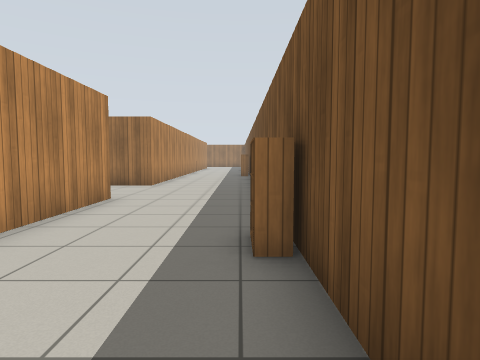
View 1 (above)

24 first-person views from a walk through a world built for the Gazebo simulator. The camera is 1 m above the floor, tilts 4° down and sees 75° across. The floor is counted in squares, 1 m on a side. Each view is taken from the middle of a square. On the plan, view 1 faces up. The plan holds only what a view shows up to about 12 squares ahead; the rest is blank. Simple patterns stand in for the simulator's built-in surfaces.

View 2
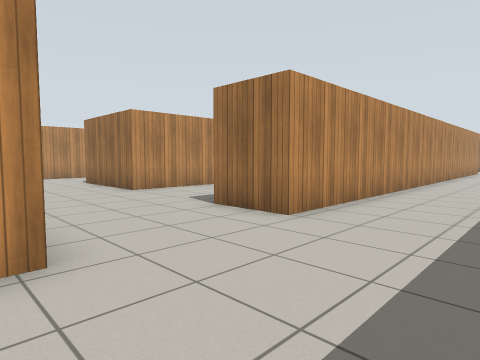

View 3
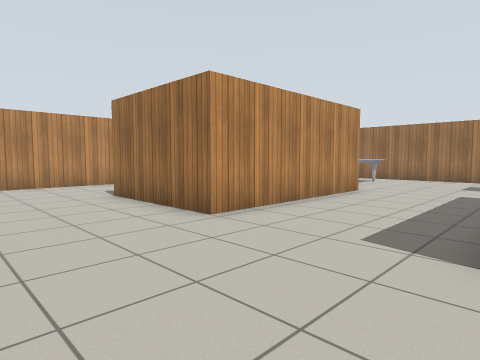

View 4
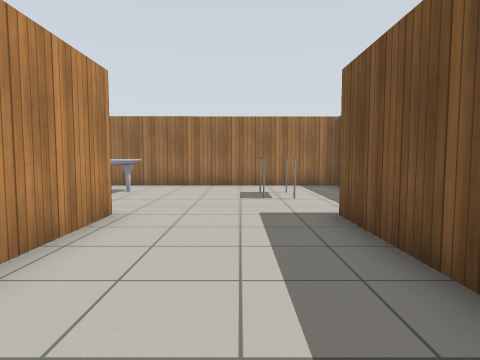

View 5
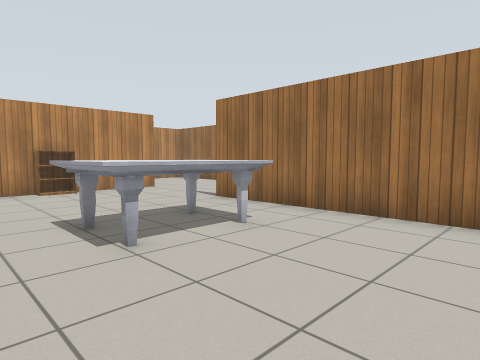

View 6
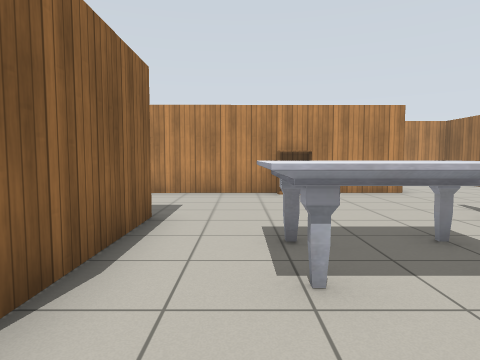

View 7
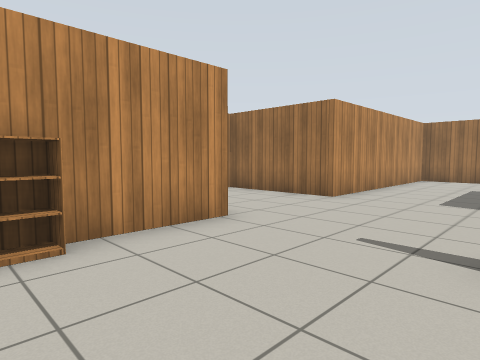

View 8
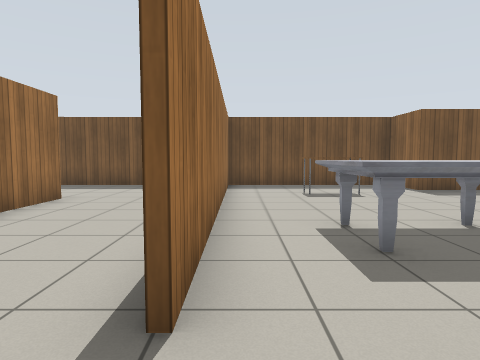

View 9
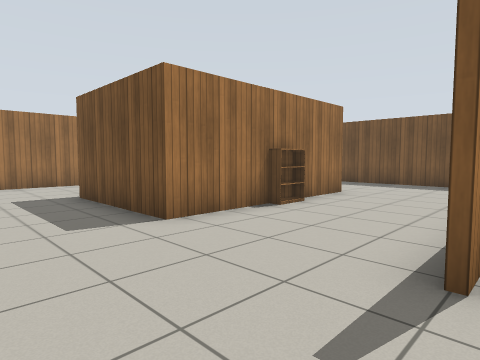

View 10
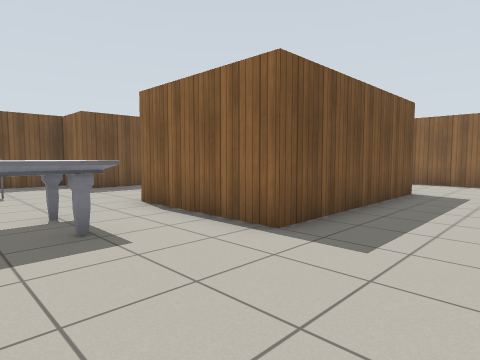

View 11
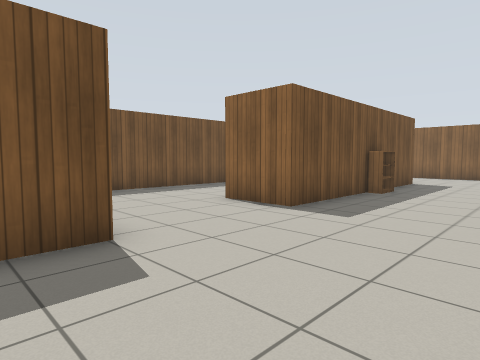

View 12
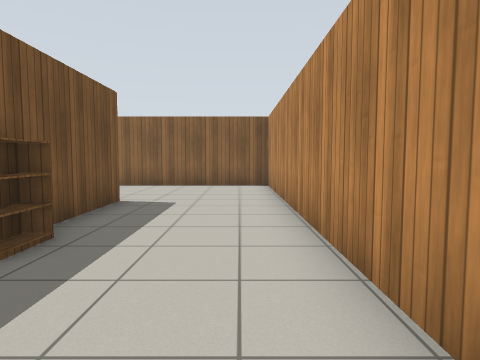

View 13
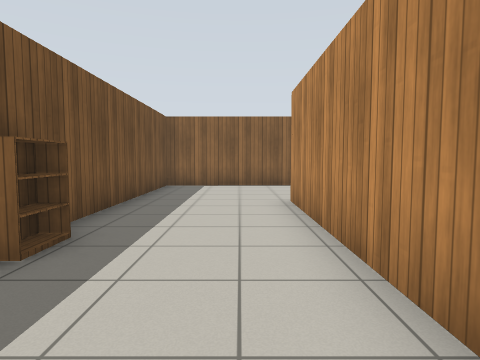

View 14
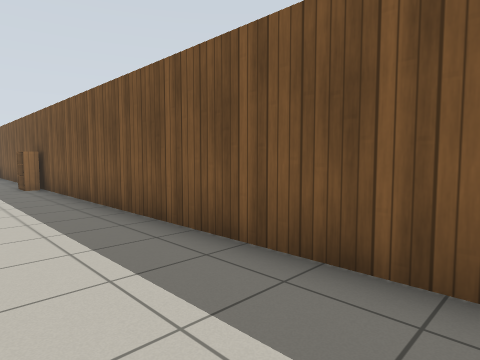

View 15
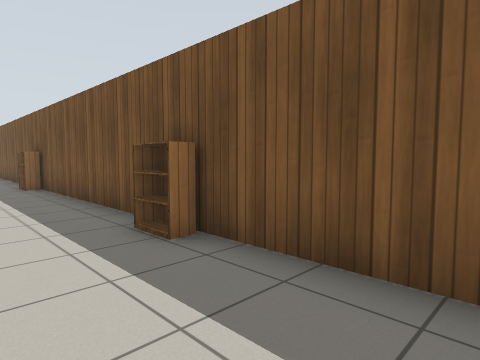

View 16
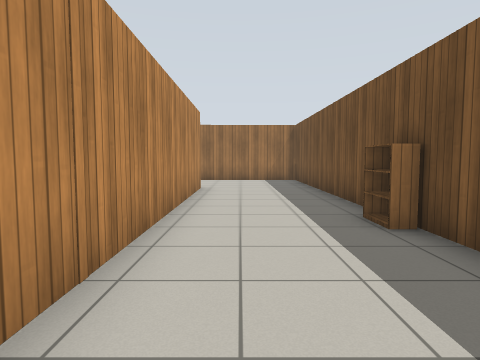

View 17
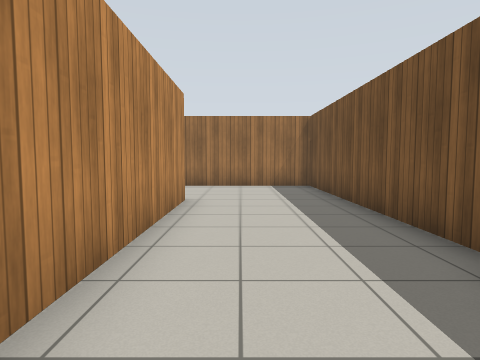

View 18
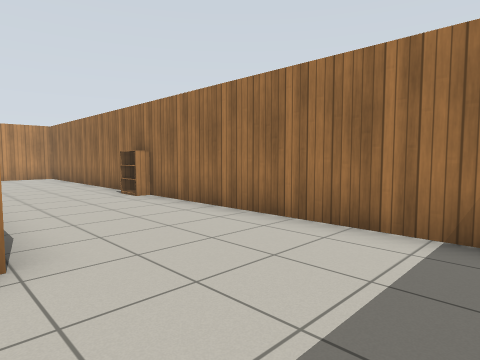

View 19
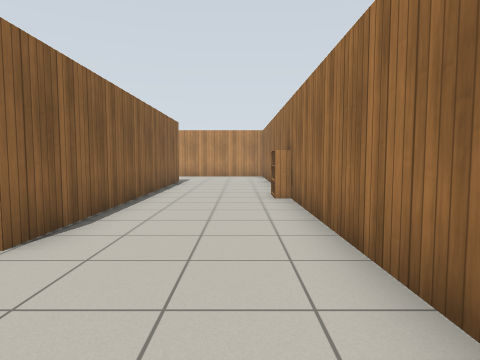

View 20
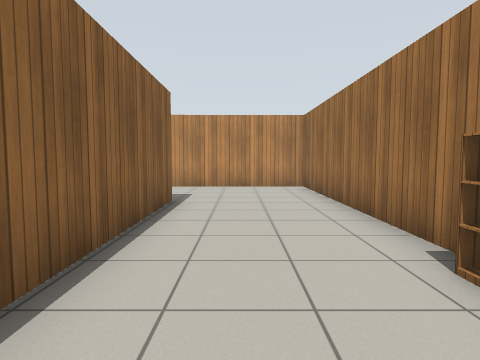

View 21
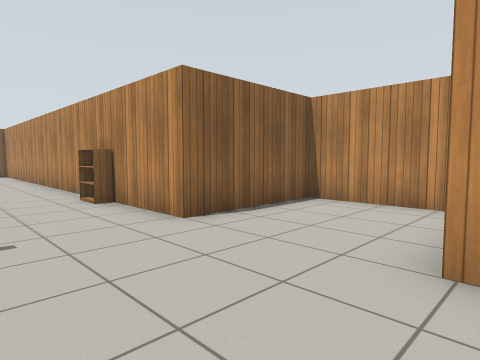

View 22
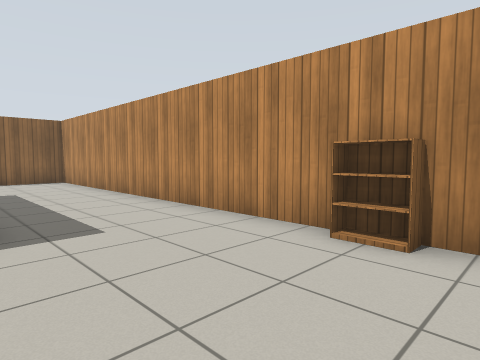

View 23
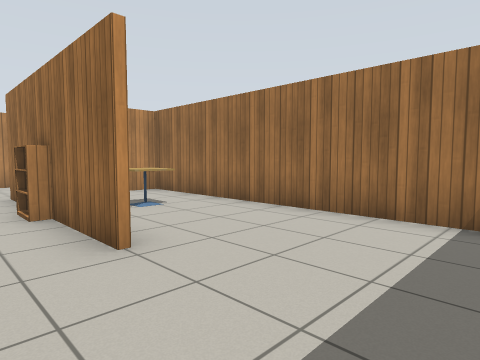

View 24
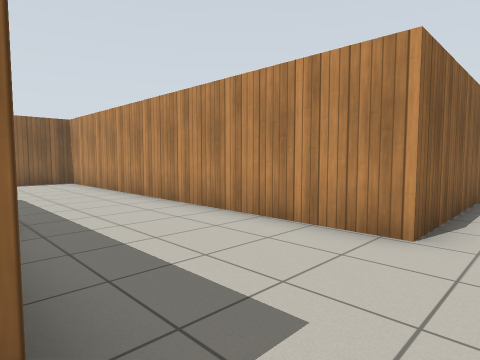

### Floor plan
Points are (right, up) in squares from view 1. A wall is a line through its corners. A room is listed if a view was taken in it or the views show most of it. See-through windows are left out.
Room 1 (views 1, 2, 3, 4, 5, 6, 7, 8, 9, 10, 11, 12, 13, 14, 15, 16, 17, 18, 19, 20, 21, 22, 23, 24)
walls: (-9.1, 17.5) (-9.1, 11.5) (-13.2, 11.5) (-13.3, 17.5) (-9.1, 17.5); (-5.2, 14.2) (-5.3, 17.5) (-3.4, 17.5) (-3.4, 23.4) (-13.3, 23.4); (-3.3, 20.8) (-3.2, 11.5) (-5.2, 11.5) (-5.2, 12.6); (-3.4, 25.4) (-3.5, 29.7); (-17, 19.6) (-16.9, 8.8); (-7.2, 27.4) (-13.3, 27.4) (-13.3, 31.4) (-3.3, 31.4) (-3.3, 22.6); (-16, 7.8) (-9.1, 7.9) (-9, -4.5) (0.7, -4.4) (0.5, 35.3) (-17, 35.2) (-17, 27.4) (-20.9, 27.4) (-20.8, 23.7) (-17, 23.7) (-17, 21.4); (-4.6, 31.3) (-13.2, 31.3) (-13.2, 30.3); (-5.2, -0.3) (-5.2, 7.7) (-3.2, 7.7) (-3.2, -0.3)
objects: bookshelf (-17, 20) to (-17, 21); marble table (-12, 19) to (-10, 22); cafe table (-11, 29) to (-10, 30); bookshelf (-10, 27); bookshelf (-8, 35); table (-6, 20) to (-6, 21); bookshelf (-5, 4); bookshelf (0, 4); bookshelf (0, 18); bookshelf (0, 26)

Positions as (right, up) in squares from view 1, and headings:
1: (0, 0), facing up
2: (0, 7), facing up-left
3: (-5, 8), facing up-left
4: (-7, 12), facing up
5: (-7, 18), facing up-left
6: (-8, 19), facing left
7: (-13, 20), facing up-left
8: (-15, 23), facing right
9: (-16, 23), facing up-right
10: (-16, 21), facing down-right
11: (-9, 13), facing down-right
12: (-8, 7), facing down
13: (-2, 7), facing down
14: (-2, 6), facing up-right
15: (-2, 14), facing up-right
16: (-2, 21), facing up
17: (-2, 24), facing up
18: (0, 31), facing up-left
19: (0, 34), facing left
20: (-6, 33), facing left
21: (-14, 28), facing down-left
22: (-13, 22), facing down-left
23: (-4, 26), facing up-left
24: (-5, 9), facing down-left
